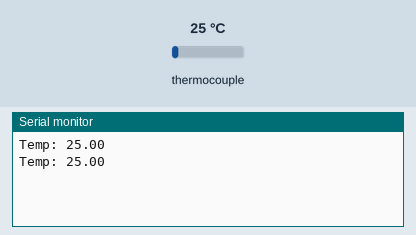
This sketch was run on a simulated Arduino Mega 2560, built with avr-gcc and run on an emulated ATmega2560. Shown: the last lines printed to the serial monitor. The inputs (shaded band) are chosen by the test bench; at power-on: thermocouple 25 °C.

Above: at 1.8 s.
1.9 s: thermocouple set to 6 °C
At 2.7 s:
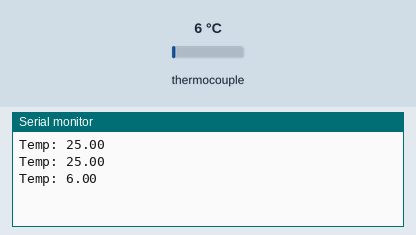
3.4 s: thermocouple set to 75 °C
At 4.8 s:
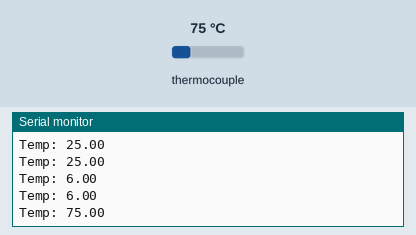
Timing chart, 0 to 6.4 s (numbered marks = the images above; inputs shaded):
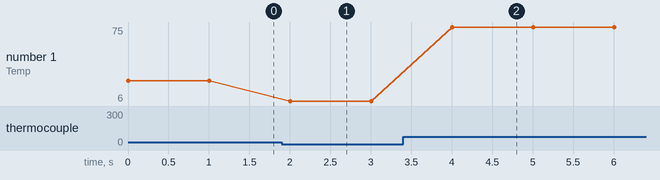

Measured:
- after the input at 1.9 s, the serial monitor: prints a new line after 0.10 s (image 1)
- after the input at 3.4 s, the serial monitor: prints a new line after 0.60 s (image 2)
- plotted number 1: 25 → 6 after the input at 1.9 s, 6 → 75 after the input at 3.4 s

The sketch:

Max6675_Termocouple.ino
```cpp
#include <max6675.h>


// ThermoCouple
int thermo_gnd_pin = 45;
int thermo_vcc_pin = 47;
int thermo_so_pin  = 4;
int thermo_cs_pin  = 5;
int thermo_sck_pin = 3;

MAX6675 thermocouple(thermo_sck_pin, thermo_cs_pin, thermo_so_pin);

void setup() {
  Serial.begin(9600);
}

void loop() {
  Serial.print("Temp: ");
  Serial.println(thermocouple.readCelsius());

  delay(1000);
}
```
